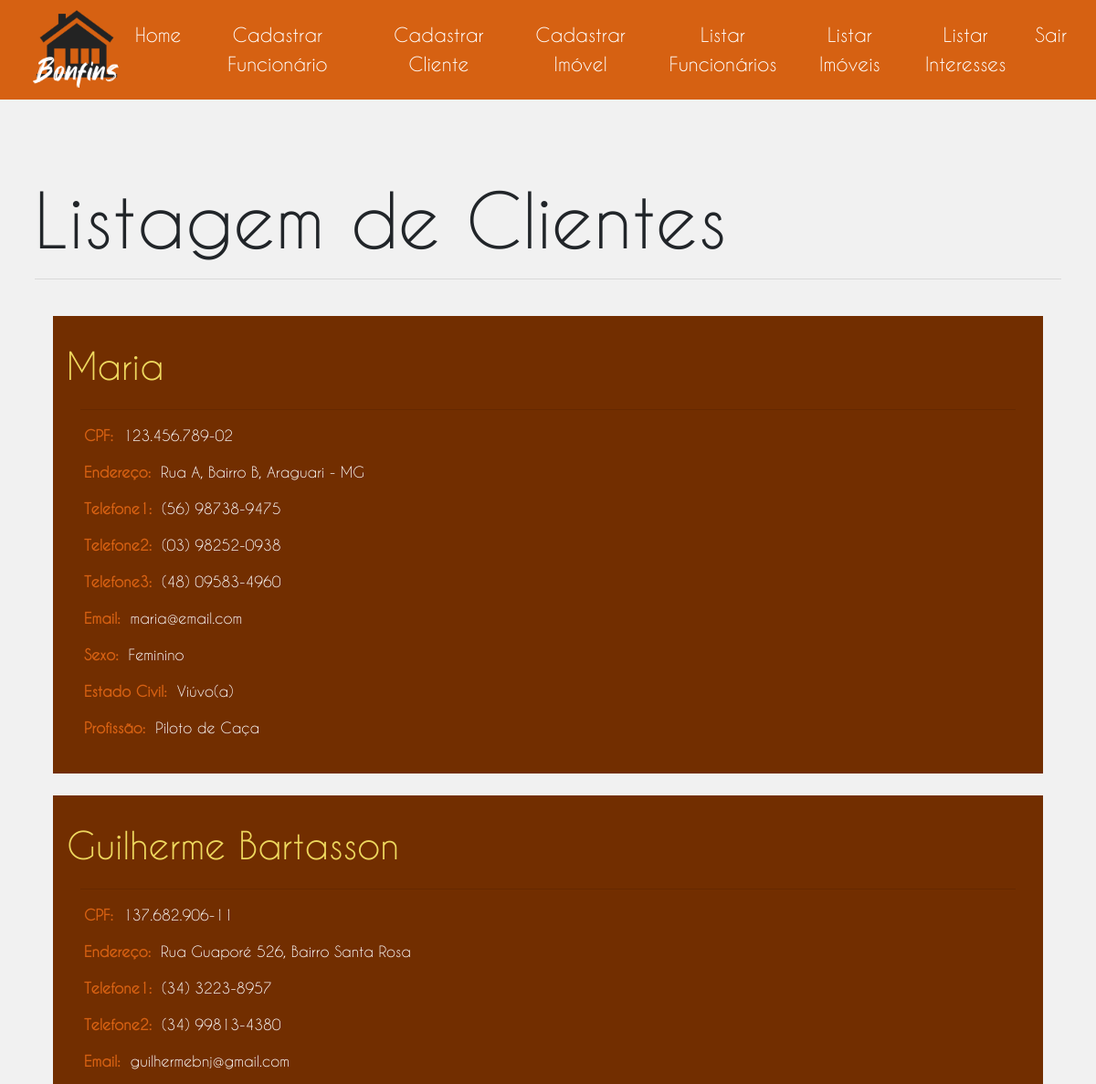
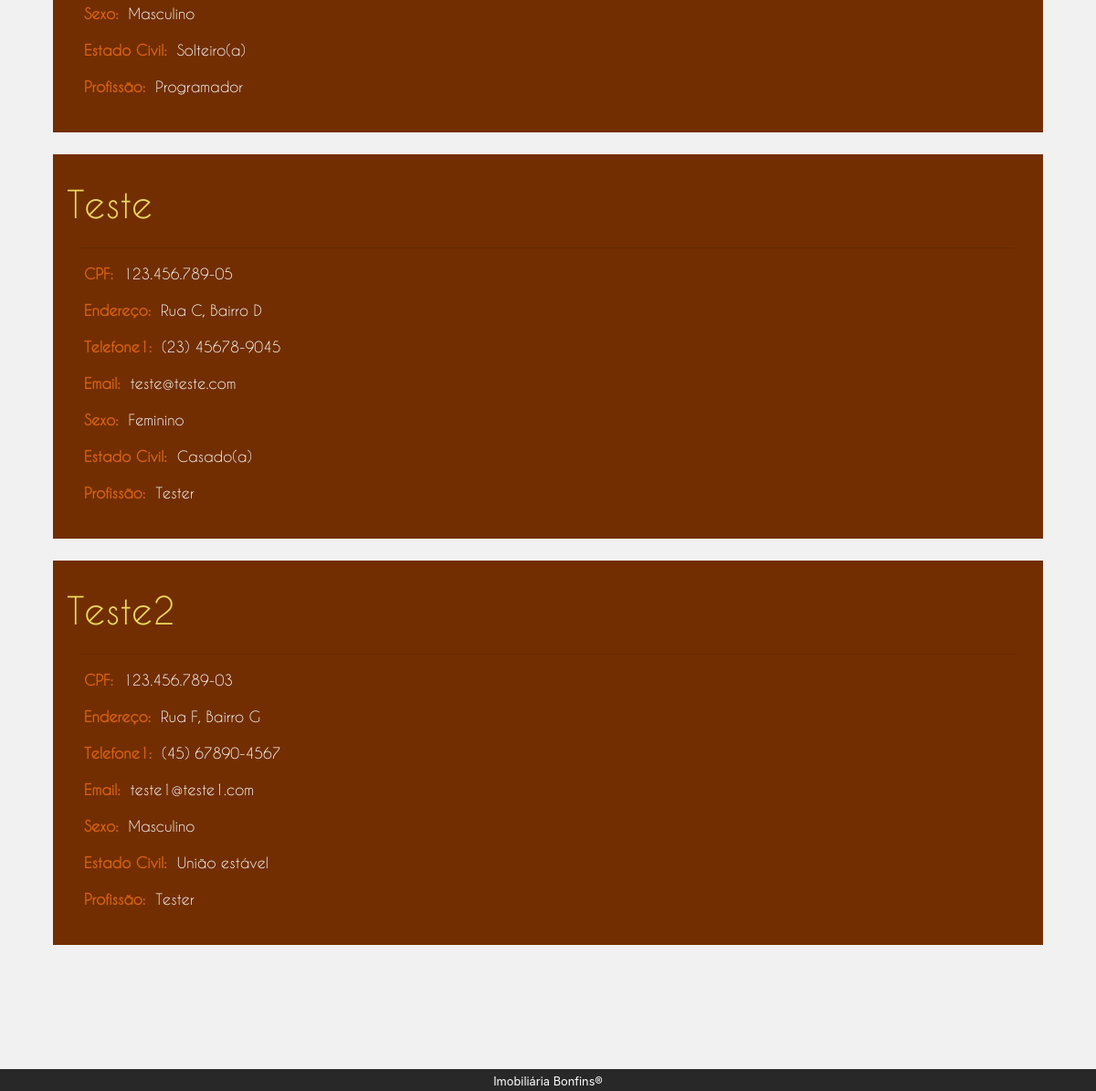
Screenshot of /administrativo/listagemCliente.php with the database file from the repository (2 pictures, top to bottom).
### tables this page shows
CREATE TABLE `cliente` (
  `ID` int(4) UNSIGNED NOT NULL,
  `Nome` varchar(100) NOT NULL,
  `Cpf` varchar(14) NOT NULL,
  `Endereco` varchar(150) NOT NULL,
  `Email` varchar(60) NOT NULL,
  `Sexo` char(1) NOT NULL,
  `EstadoCivil` int(1) UNSIGNED NOT NULL,
  `Profissao` varchar(100) NOT NULL
);

CREATE TABLE `estadoCivil` (
  `ID` int(4) UNSIGNED NOT NULL,
  `Nome` varchar(30) NOT NULL
);

### php/cliente.php (called while the page is built, shortened)
<?php
    function getClientes($conn) {
        $array_clientes = null;
        $sql = "SELECT
                    c.ID,
                    c.Nome,
                    c.Cpf,
                    c.Endereco,
                    c.Email,
                    c.Sexo,
                    e.Nome as EstadoCivil,
                    c.Profissao
                FROM
                    cliente as c,
                    estadoCivil as e
                WHERE
                    c.EstadoCivil = e.ID";
        $result = $conn->query($sql);
        if ($result->num_rows > 0) {
            while ($row = $result->fetch_assoc()) {
                $cliente = new Cliente();
                $cliente->id            = $row["ID"];
                $cliente->nome          = $row["Nome"];
                $cliente->cpf           = $row["Cpf"];
                $cliente->endereco      = $row["Endereco"];
                $cliente->email         = $row["Email"];
                if ($row["Sexo"] == "m")
                    $cliente->sexo      = "Masculino";
                if ($row["Sexo"] == "f")
                    $cliente->sexo      = "Feminino";
                $cliente->estadoCivil   = $row["EstadoCivil"];
                $cliente->profissao     = $row["Profissao"];
                $array_clientes[] = $cliente;
            }
        }
        return $array_clientes;
    }
?>

### administrativo/listagemCliente.php (the view, shortened to what this page needs)
<!DOCTYPE html>
<html lang="pt-br">
    <head>
        <link rel="stylesheet" href="../css/bootstrap.css">
        <link rel="stylesheet" href="css/administrativo.css">
        <link rel="stylesheet" href="css/listagem.css">
    </head>
    <body>
        <section>
            <div class="col-sm-12">
                <div class="row">
                    <div class="col-sm-12 p-0">
                        <nav class="navbar navbar-expand-lg navbar-light sticky-top pt-0">
                            <a class="navbar-brand pt-0" href="../homePublica.html">
                                <img class="logo-bonfins" src="../assets/images/logo-bonfins3.png">
                            </a>
                            <div class="collapse navbar-collapse" id="navbarSupportedContent">
                                <ul class="navbar-nav ml-auto">
                                    <li class="mt-2 mr-3"><a href="homeRestrita.html">Home</a></li>
                                    <li class="mt-2 mr-3"><a href="cadastroFuncionario.html">Cadastrar Funcionário</a></li>
                                    <li class="mt-2 mr-3"><a href="cadastroCliente.html">Cadastrar Cliente</a></li>
                                    <li class="mt-2 mr-3"><a href="cadastroImovel.html">Cadastrar Imóvel</li>
                                    <li class="mt-2 mr-3"><a href="listagemFuncionario.html">Listar Funcionários</a></li>
                                    <li class="mt-2 mr-3"><a href="listagemImovel.html">Listar Imóveis</a></li>
                                    <li class="mt-2 mr-3"><a href="listagemInteresse.html">Listar Interesses</a></li>
                                    <li class="mt-2 mr-3"><a href="../homePublica.html">Sair</a></li>
                                </ul>
                            </div>
                        </nav>
                    </div>
                </div>
                <div class="row">
                    <div class="col-sm-12 px-0">
                        <div id="listagemContainer" class="px-0">
                            <div class="container px-0">
                                <div class="jumbotron px-2">
                                    <h1 class="display-4">Listagem de Clientes</h1>
                                    <hr class="my-3">
                                    <div id="admContainer">
                                        <?php
                                            require "../php/conexaoMysql.php";
                                            require "../php/cliente.php";
                                            $arrayClientes = null;
                                            $telefones = null;
                                            try {
                                                $arrayClientes = getClientes($conn);
                                            } catch (Exception $e) {
                                                $msgErro = $e->getMessage();
                                                echo $msgErro;
                                            }
                                            if ($arrayClientes != null) {
                                                foreach ($arrayClientes as $cliente) {
                                                    $counterTelefone = 1;
                                                    $sql = "SELECT Numero FROM telefone WHERE PessoaID = $cliente->id AND TipoPessoa = 1";
                                                    $result = $conn->query($sql);
                                                    if ($result->num_rows > 0) {
                                                        while ($row = $result->fetch_assoc()) {
                                                            $telefones[] = $row["Numero"];
                                                        }
                                                    }
                                                    echo "
                                                        <div class='row pt-4'>
                                                            <div class='container'>
                                                                <div class='col-sm-12 admBox'>
                                                                    <div class='row'>
                                                                        <h1>$cliente->nome</h1>
                                                                    </div>
                                                                    <hr>
                                                                    <div class='row mt-2 ml-1'>
                                                                        <label for='cpf'>
                                                                            <strong>CPF:&nbsp&nbsp</strong>
                                                                        </label>
                                                                        <span name='cpf'>$cliente->cpf</span>
                                                                    </div>
                                                                    <div class='row mt-2 ml-1'>
                                                                        <label for='endereco'>
                                                                            <strong>Endereço:&nbsp&nbsp</strong>
                                                                        </label>
                                                                        <span name='endereco'>$cliente->endereco</span>
                                                                    </div>";
                                                    for ($x = 0; $x < count($telefones); $x++) {
                                                        echo "
                                                            <div class='row mt-2 ml-1'>
                                                                <label for='telefone$counterTelefone'>
                                                                    <strong>Telefone$counterTelefone:&nbsp&nbsp</strong>
                                                                </label>
                                                                <span name='telefone$counterTelefone'>$telefones[$x]</span>
                                                            </div>";
                                                        $counterTelefone++;
                                                    }
                                                    echo "
                                                                    <div class='row mt-2 ml-1'>
                                                                        <label for='email'>
                                                                            <strong>Email:&nbsp&nbsp</strong>
                                                                        </label>
                                                                        <span name='email'>$cliente->email</span>
                                                                    </div>
                                                                    <div class='row mt-2 ml-1'>
                                                                        <label for='sexo'>
                                                                            <strong>Sexo:&nbsp&nbsp</strong>
                                                                        </label>
                                                                        <span name='sexo'>$cliente->sexo</span>
                                                                    </div>
                                                                    <div class='row mt-2 ml-1'>
                                                                        <label for='estadoCivil'>
                                                                            <strong>Estado Civil:&nbsp&nbsp</strong>
                                                                        </label>
                                                                        <span name='estadoCivil'>$cliente->estadoCivil</span>
                                                                    </div>
                                                                    <div class='row mt-2 ml-1'>
                                                                        <label for='profissao'>
                                                                            <strong>Profissão:&nbsp&nbsp</strong>
                                                                        </label>
                                                                        <span name='profissao'>$cliente->profissao</span>
                                                                    </div>
                                                                </div>
                                                            </div>
                                                        </div>";
                                                    $telefones = null;
                                                }
                                            }
                                        ?>
                                    </div>
                                </div>
                            </div>
                        </div>
                    </div>
                </div>
                <div class="row">
                    <div class="col-sm-12 p-0">
                        <footer class="text-center p-0" id=footer>
                            <small>Imobiliária Bonfins<span>&reg</span></small>
                        </footer>
                    </div>
                </div>
            </div>
        </section>
    </body>
</html>

### administrativo/css/administrativo.css (style rules this page uses)
body { background: rgb(41, 40, 40); height: 96vh; }
.logo-bonfins { height: 12vh; margin-left: 20px; }
a { font-size: 30px; }
nav { padding: 0; background-color: rgb(214, 97, 18); font-family: 'Caviar Dreams'; }
nav li { border-left: 0; }
nav li a { display: block; color: rgb(255, 255, 255) !important; font-size: 1.3rem; border-left: 0; text-align: center; }
#admContainer { padding: 20px; padding-top: 0; background-color: #f1f1f1; min-height: 82.3vh; }
.jumbotron { background-color: inherit !important; font-family: 'Caviar Dreams' !important; }
.jumbotron h1 { font-size: 5rem; }
footer { padding: 20px; background-color: rgb(41, 40, 40); color: white; }

### administrativo/css/listagem.css (style rules this page uses)
#listagemContainer { padding: 20px; background-color: #f1f1f1; min-height: 82.3vh; }
.admBox { background: rgb(114, 46, 0); padding: 30px; color: white; }
.admBox h1 { font-size: 2.5rem !important; color: rgb(238, 216, 94); }
label { color: rgb(214, 97, 18); }

### rows the page displays
cliente: Nome "Maria", Cpf "123.456.789-02", Endereco "Rua A, Bairro B, Araguari - MG", x "(56) 98738-9475", x "(03) 98252-0938", x "(48) 09583-4960", Email "maria@email.com", sexo "Feminino", estadocivil.Nome "Viúvo(a)", Profissao "Piloto de Caça"
cliente: Nome "Guilherme Bartasson", Cpf "137.682.906-11", Endereco "Rua Guaporé 526, Bairro Santa Rosa", x "(34) 3223-8957", x "(34) 99813-4380", Email "guilhermebnj@gmail.com", sexo "Masculino", estadocivil.Nome "Solteiro(a)", Profissao "Programador"
cliente: Nome "Teste", Cpf "123.456.789-05", Endereco "Rua C, Bairro D", x "(23) 45678-9045", Email "teste@teste.com", sexo "Feminino", estadocivil.Nome "Casado(a)", Profissao "Tester"
cliente: Nome "Teste2", Cpf "123.456.789-03", Endereco "Rua F, Bairro G", x "(45) 67890-4567", Email "teste1@teste1.com", sexo "Masculino", estadocivil.Nome "União estável", Profissao "Tester"
